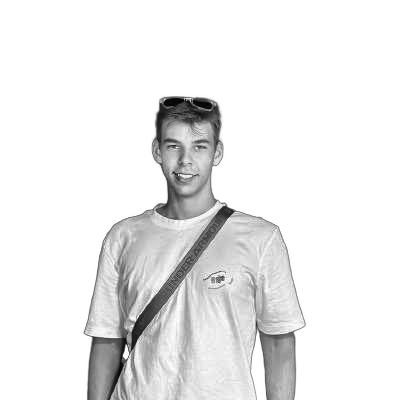
#> input picture source-prepped.png, 400 x 400 px, found by its file name
$ python make_ascii_svg.py
#> lines starting #> are read from the running program, lines starting #| are printed output that depends on the picture
import sys
from PIL import Image

def make_ascii_svg(input_path="source-prepped.png", output_path="avi-ascii.svg"):
    # The prepped image is downsampled to a character grid (~100x53)
#> called with input_path = 'source-prepped.png', output_path = 'avi-ascii.svg'
    WIDTH = 100
    HEIGHT = 53

    # Density ramp: bright (sparse) -> dark (dense)
    # Leading space clears the background to nothing
    RAMP = " .`:-=+*cs#%@"

    try:
        img = Image.open(input_path).convert("L")
#> img is the input picture: PIL image 400x400 L; min 2, max 255, mean 235.2
    except FileNotFoundError:
        print(f"Error: Could not find {input_path}. Did you run prep_photo.py first?")
        sys.exit(1)

    # Resize image to the character grid
    img = img.resize((WIDTH, HEIGHT))
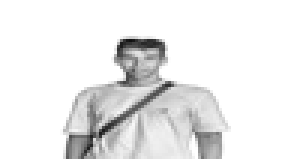
#> img: PIL image 100x53 L (shown 3 times larger); min 16, max 255, mean 235.1
    pixels = img.load()

    # Generate ASCII grid
    ascii_grid = []
    for y in range(HEIGHT):
        row = ""
        for x in range(WIDTH):
            # 255 is white (bright), 0 is black (dark)
            # Map bright -> 0 (space), dark -> max (dense)
            pixel_val = pixels[x, y]
            ramp_idx = int(((255 - pixel_val) / 255.0) * (len(RAMP) - 1))
            row += RAMP[ramp_idx]
        ascii_grid.append(row)
#> after the loop, ascii_grid = 53 items

    # SVG layout configuration
    font_size = 14
    char_width = 8.4 # approximate width of a monospace character
    svg_width = int(WIDTH * char_width)
    svg_height = HEIGHT * font_size

    svg_lines = [
        f'<svg xmlns="http://www.w3.org/2000/svg" viewBox="0 0 {svg_width} {svg_height}" width="{svg_width}" height="{svg_height}">',
        f'<style>',
        # Monochrome light-gray fill color
        f'  .ascii {{ font-family: monospace; font-size: {font_size}px; fill: #d3d3d3; white-space: pre; }}',
        f'</style>',
        f'<defs>'
    ]

    # Create the SMIL animation clipping paths
    for i in range(HEIGHT):
        delay = i * 0.05 # Staggered top to bottom
        svg_lines.append(f'  <clipPath id="wipe_{i}">')
        # Horizontal clip that wipes left-to-right, prints once and freezes (no looping)
        svg_lines.append(f'    <rect x="0" y="{i * font_size}" width="0" height="{font_size}">')
        svg_lines.append(f'      <animate attributeName="width" from="0" to="{svg_width}" begin="{delay}s" dur="0.8s" fill="freeze" />')
        svg_lines.append(f'    </rect>')
        svg_lines.append(f'  </clipPath>')
    svg_lines.append('</defs>')

    # Add the text rows wrapped in their respective clips
    for i, row_str in enumerate(ascii_grid):
        # Escape HTML characters
        clean_str = row_str.replace('&', '&amp;').replace('<', '&lt;').replace('>', '&gt;')
        y_pos = (i + 1) * font_size
        svg_lines.append(f'<text x="0" y="{y_pos}" class="ascii" clip-path="url(#wipe_{i})">{clean_str}</text>')
#> this loop made 53 passes
#> y_pos on passes 1 to 12: 14, 28, 42, 56, 70, 84, 98, 112, 126, 140, 154, 168
#> after the loop, svg_lines = 324 items

    svg_lines.append('</svg>')

    # Write the avi-ascii.svg file
    with open(output_path, "w") as f:
        f.write("\n".join(svg_lines))

    print(f"Success! Output written to {output_path}")

if __name__ == "__main__":
    make_ascii_svg()
